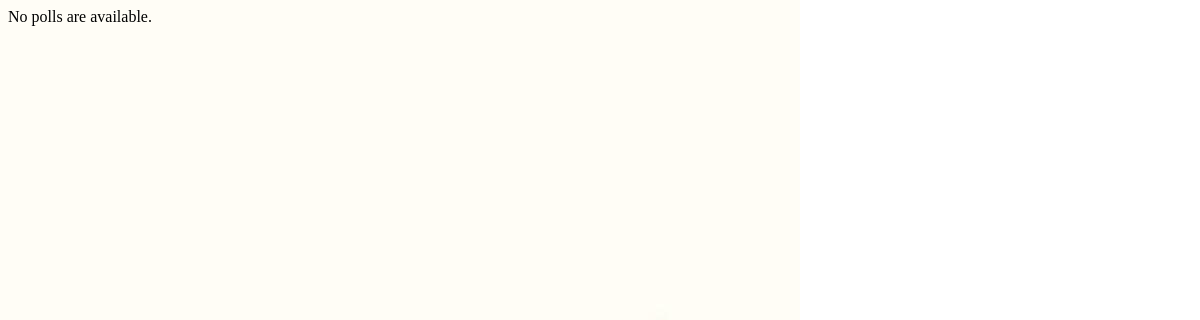
/polls/, run on an earlier commit of the app's database.
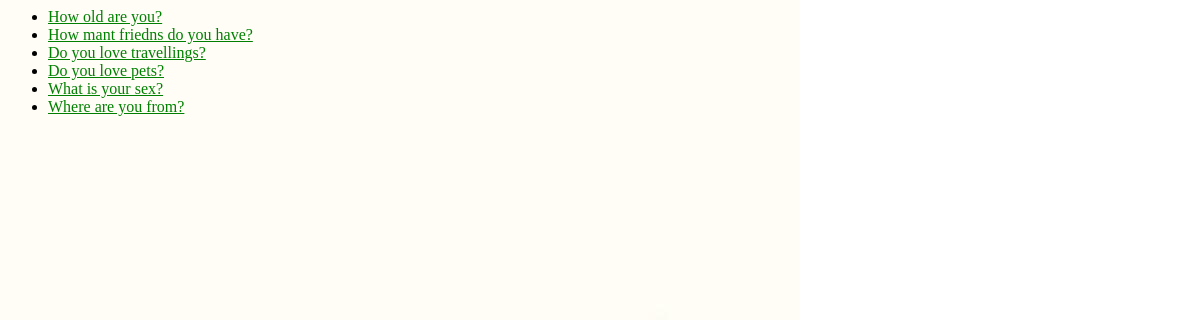
And on a later commit of the database.
### polls/models.py (models this page shows, shortened)
class Question(models.Model):
    question_text = models.CharField(max_length=200)
    pub_date = models.DateTimeField('data published')
    def was_published_recently(self):
        now = timezone.now()
        return now - datetime.timedelta(days=1) <= self.pub_date <= now
    was_published_recently.admin_order_field = 'pub_date'
    was_published_recently.boolean = True
    was_published_recently.short_description = 'Published recently?'

### polls/views.py (the view)
# urls.py: path('', views.IndexView.as_view(), name='index'),
class IndexView(generic.ListView):
    template_name = 'polls/index.html'
    context_object_name = 'latest_question_list'
    def get_queryset(self):
        return Question.objects.order_by('-pub_date')

### polls/templates/polls/index.html (shortened to what this page needs)
{% load static %}
<link rel="stylesheet" type="text/css" href="{% static 'polls/style.css' %}">
<!DOCTYPE html>
<html lang="en">
<head>
</head>
<body>
{% if latest_question_list %}
    <ul>
    {% for question in latest_question_list %}
        <li><a href="{% url 'polls:detail' question.id %}">{{ question.question_text }}</a></li>
    {% endfor %}
    </ul>
{% else %}
    <p>No polls are available.</p>
{% endif %}
</body>
</html>

### polls/static/polls/style.css (style rules this page uses)
li a { color: green; }
body { background: white url("image/background.jpeg") no-repeat; }

What changed in the data, as far as the page shows it:
added Question: question_text "How old are you?"
added Question: question_text "How mant friedns do you have?"
added Question: question_text "Do you love travellings?"
added Question: question_text "Do you love pets?"
added Question: question_text "What is your sex?"
added Question: question_text "Where are you from?"
Also different on the page:
text no longer shown: "No polls are available."
